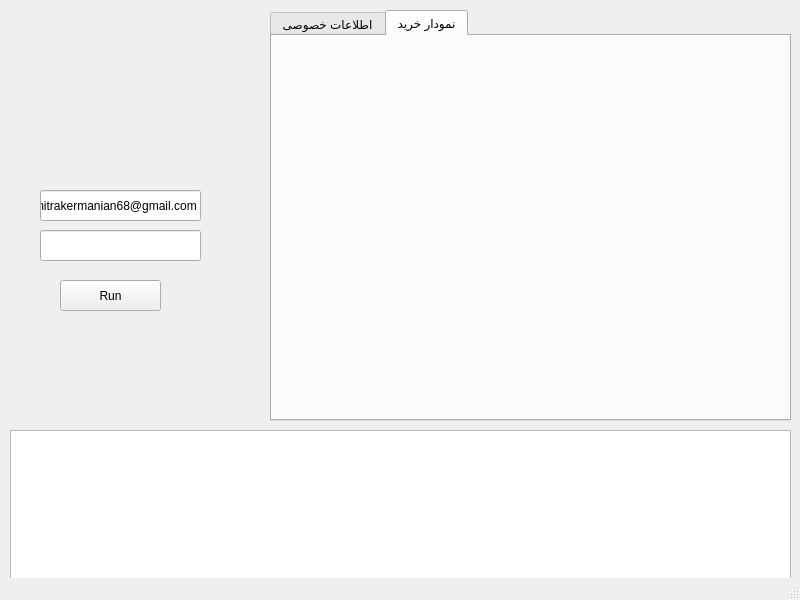
<?xml version="1.0" encoding="UTF-8"?>
<ui version="4.0">
 <class>MainWindow</class>
 <widget class="QMainWindow" name="MainWindow">
  <property name="geometry">
   <rect>
    <x>0</x>
    <y>0</y>
    <width>800</width>
    <height>600</height>
   </rect>
  </property>
  <property name="windowTitle">
   <string>MainWindow</string>
  </property>
  <widget class="QWidget" name="centralwidget">
   <widget class="QLineEdit" name="username">
    <property name="geometry">
     <rect>
      <x>40</x>
      <y>190</y>
      <width>161</width>
      <height>31</height>
     </rect>
    </property>
    <property name="text">
     <string>mitrakermanian68@gmail.com</string>
    </property>
   </widget>
   <widget class="QLineEdit" name="password">
    <property name="geometry">
     <rect>
      <x>40</x>
      <y>230</y>
      <width>161</width>
      <height>31</height>
     </rect>
    </property>
    <property name="text">
     <string/>
    </property>
    <property name="echoMode">
     <enum>QLineEdit::Password</enum>
    </property>
   </widget>
   <widget class="QPushButton" name="run">
    <property name="geometry">
     <rect>
      <x>60</x>
      <y>280</y>
      <width>101</width>
      <height>31</height>
     </rect>
    </property>
    <property name="text">
     <string>Run</string>
    </property>
   </widget>
   <widget class="QTabWidget" name="tabWidget">
    <property name="geometry">
     <rect>
      <x>270</x>
      <y>10</y>
      <width>521</width>
      <height>411</height>
     </rect>
    </property>
    <property name="currentIndex">
     <number>1</number>
    </property>
    <widget class="QWidget" name="tab">
     <attribute name="title">
      <string>اطلاعات خصوصی</string>
     </attribute>
     <widget class="QTextBrowser" name="output_general">
      <property name="geometry">
       <rect>
        <x>-5</x>
        <y>-9</y>
        <width>521</width>
        <height>411</height>
       </rect>
      </property>
     </widget>
    </widget>
    <widget class="QWidget" name="tab_2">
     <attribute name="title">
      <string>نمودار خرید</string>
     </attribute>
    </widget>
   </widget>
   <widget class="QTextBrowser" name="log">
    <property name="geometry">
     <rect>
      <x>10</x>
      <y>430</y>
      <width>781</width>
      <height>192</height>
     </rect>
    </property>
   </widget>
  </widget>
  <widget class="QMenuBar" name="menubar">
   <property name="geometry">
    <rect>
     <x>0</x>
     <y>0</y>
     <width>800</width>
     <height>21</height>
    </rect>
   </property>
  </widget>
  <widget class="QStatusBar" name="statusbar"/>
 </widget>
 <resources/>
 <connections>
  <connection>
   <sender>run</sender>
   <signal>clicked()</signal>
   <receiver>run</receiver>
   <slot>deleteLater()</slot>
   <hints>
    <hint type="sourcelabel">
     <x>110</x>
     <y>316</y>
    </hint>
    <hint type="destinationlabel">
     <x>110</x>
     <y>316</y>
    </hint>
   </hints>
  </connection>
 </connections>
</ui>
